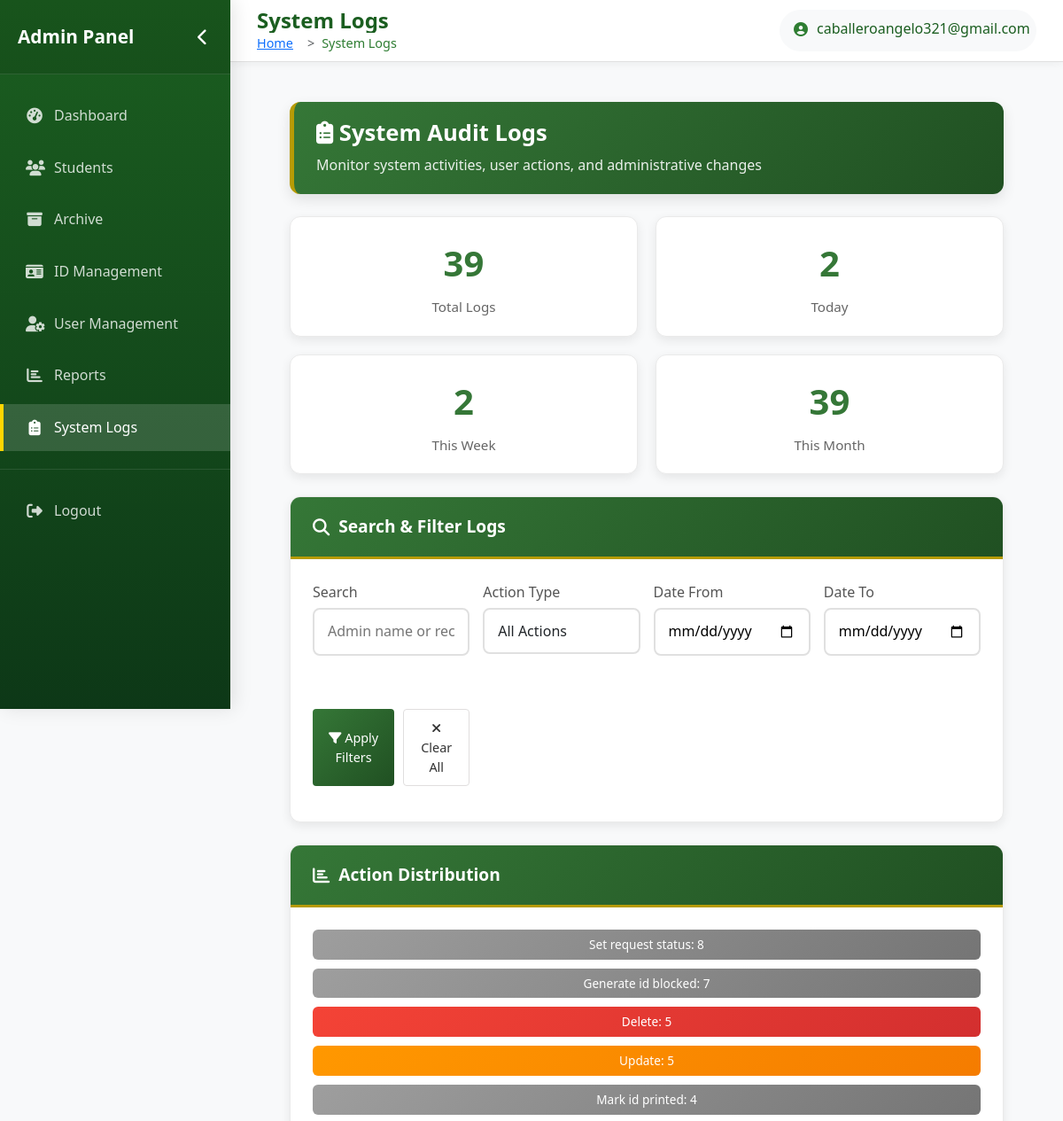
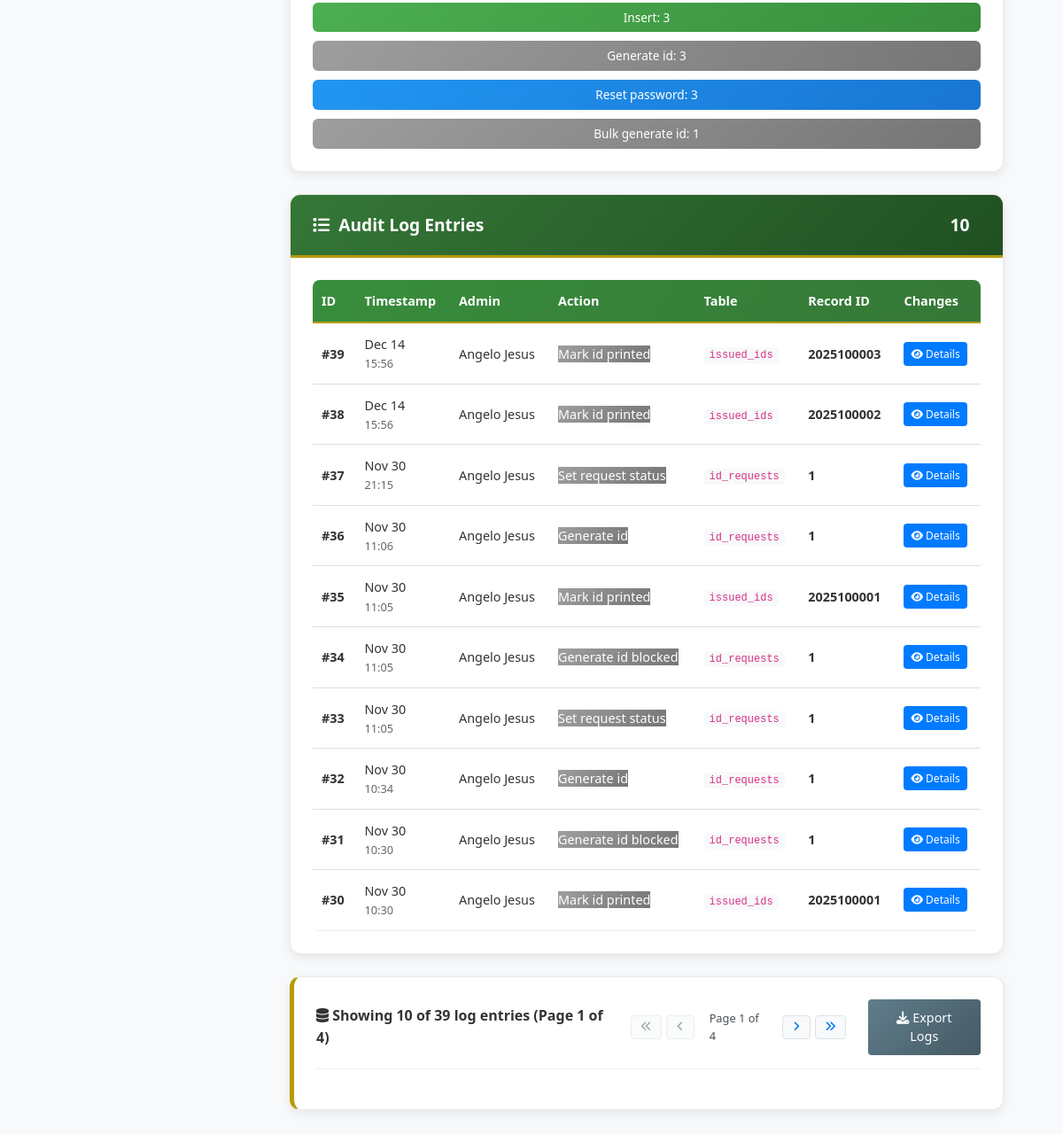
The app's page /admin/admin_logs.php (signed in) with its own data (2 pictures, top to bottom).
### tables this page shows
CREATE TABLE `audit_logs` (
  `id` int(11) NOT NULL,
  `action` varchar(50) NOT NULL,
  `record_id` int(11) NOT NULL,
  `table_name` varchar(100) NOT NULL,
  `old_data` longtext DEFAULT NULL,
  `new_data` longtext DEFAULT NULL,
  `user_id` int(11) DEFAULT NULL,
  `description` text DEFAULT NULL,
  `ip_address` varchar(45) DEFAULT NULL,
  `user_agent` text DEFAULT NULL,
  `created_at` timestamp NOT NULL DEFAULT current_timestamp()
);

CREATE TABLE `users` (
  `user_id` int(11) NOT NULL,
  `full_name` varchar(100) NOT NULL,
  `email` varchar(100) NOT NULL,
  `password_hash` varchar(255) NOT NULL,
  `role` enum('admin','teacher','student') DEFAULT 'student',
  `is_verified` tinyint(1) DEFAULT 0,
  `verification_token` varchar(255) DEFAULT NULL,
  `created_at` timestamp NOT NULL DEFAULT current_timestamp(),
  `status` varchar(20) DEFAULT 'pending',
  `deleted_at` datetime DEFAULT NULL,
  `verified` tinyint(1) DEFAULT 0,
  `verified_at` datetime DEFAULT NULL
);

### admin/admin_logs.php (the view, shortened to what this page needs)
<?php
$adminModel = new Admin();
$db = $adminModel->getDb();
$search   = $_GET['search']   ?? '';
$action   = $_GET['action']   ?? '';
$dateFrom = $_GET['date_from'] ?? '';
$dateTo   = $_GET['date_to']   ?? '';
$page = isset($_GET['page']) ? max(1, intval($_GET['page'])) : 1;
$perPage = 10;
$offset = ($page - 1) * $perPage;
$where = [];
$params = [];
$sqlWhere = $where ? 'WHERE ' . implode(' AND ', $where) : '';
$countSql = "SELECT COUNT(*)
             FROM audit_logs al
             LEFT JOIN users u ON u.user_id = al.user_id
             $sqlWhere";
$countStmt = $db->prepare($countSql);
$countStmt->execute($params);
$totalRows = (int) $countStmt->fetchColumn();
$totalPages = ceil($totalRows / $perPage);
$dataSql = "SELECT al.*, u.full_name AS admin_name
            FROM audit_logs al
            LEFT JOIN users u ON u.user_id = al.user_id
            $sqlWhere
            ORDER BY al.created_at DESC
            LIMIT :offset, :per_page";
$dataStmt = $db->prepare($dataSql);
$dataStmt->bindValue(':offset', $offset, PDO::PARAM_INT);
$dataStmt->bindValue(':per_page', $perPage, PDO::PARAM_INT);
$dataStmt->execute();
$logs = $dataStmt->fetchAll(PDO::FETCH_ASSOC);
function html($s) { return htmlspecialchars($s ?? '', ENT_QUOTES); }
function formatAuditData($jsonData) {
    $data = json_decode($jsonData, true);
    $output = '';
    foreach ($data as $key => $value) {
        $output .= htmlspecialchars("$key: $value") . "\n";
    }
    return $output;
}
$actionCounts = $db->query("
    SELECT action, COUNT(*) as count
    FROM audit_logs
    GROUP BY action
    ORDER BY count DESC
")->fetchAll(PDO::FETCH_ASSOC);
require_once 'admin_header.php';
$todayCount = $db->query("SELECT COUNT(*) FROM audit_logs WHERE DATE(created_at) = CURDATE()")->fetchColumn();
$weekCount = $db->query("SELECT COUNT(*) FROM audit_logs WHERE created_at >= DATE_SUB(NOW(), INTERVAL 7 DAY)")->fetchColumn();
$monthCount = $db->query("SELECT COUNT(*) FROM audit_logs WHERE created_at >= DATE_SUB(NOW(), INTERVAL 30 DAY)")->fetchColumn();
?>
<!DOCTYPE html>
<html lang="en">
<head>
    <link rel="stylesheet" href="../assets/css/admin.css">
    <link rel="stylesheet" href="https://cdnjs.cloudflare.com/ajax/libs/font-awesome/6.4.0/css/all.min.css">
</head>
<body class="admin-body">
    <div class="admin-container">
        <div class="page-header" style="overflow: hidden;">
            <h2><i class="fas fa-clipboard-list"></i> System Audit Logs</h2>
            <p>Monitor system activities, user actions, and administrative changes</p>
        </div>
        <div class="stats-dashboard">
            <div class="stat-card">
                <div class="stat-number"><?= $totalRows ?></div>
                <div class="stat-label">Total Logs</div>
            </div>
            <div class="stat-card">
                <div class="stat-number"><?= $todayCount ?></div>
                <div class="stat-label">Today</div>
            </div>
            <div class="stat-card">
                <div class="stat-number"><?= $weekCount ?></div>
                <div class="stat-label">This Week</div>
            </div>
            <div class="stat-card">
                <div class="stat-number"><?= $monthCount ?></div>
                <div class="stat-label">This Month</div>
            </div>
        </div>
<div class="admin-card">
    <div class="admin-card-header">
        <span><i class="fas fa-search"></i> Search & Filter Logs</span>
    </div>
    <div class="admin-card-body">
        <form method="get" action="" class="filter-form">
            <div class="form-row">
                <div class="form-group">
                    <label>Search</label>
                    <input type="text" name="search" class="form-input" value="<?= html($search) ?>"
                        placeholder="Admin name or record ID">
                </div>
                <div class="form-group">
                    <label>Action Type</label>
                    <select name="action" class="form-select">
                        <option value="">All Actions</option>
                    </select>
                </div>
            </div>
            <div class="form-row">
                <div class="form-group">
                    <label>Date From</label>
                    <input type="date" name="date_from" class="form-input" value="<?= html($dateFrom) ?>">
                </div>
                <div class="form-group">
                    <label>Date To</label>
                    <input type="date" name="date_to" class="form-input" value="<?= html($dateTo) ?>">
                </div>
            </div>
            <div class="form-row">
                <div class="form-group">
                    <label>&nbsp;</label>
                    <div style="display: flex; gap: 10px;">
                        <button type="submit" class="btn btn-primary">
                            <i class="fas fa-filter"></i> Apply Filters
                        </button>
                        <a href="?" class="btn btn-outline">
                            <i class="fas fa-times"></i> Clear All
                        </a>
                    </div>
                </div>
            </div>
        </form>
    </div>
</div>
        <?php if (empty($search) && empty($action) && empty($dateFrom) && empty($dateTo)): ?>
        <div class="admin-card">
            <div class="admin-card-header">
                <span><i class="fas fa-chart-bar"></i> Action Distribution</span>
            </div>
            <div class="admin-card-body">
                <div style="display: flex; flex-wrap: wrap; gap: 10px;">
                    <?php foreach ($actionCounts as $actionStat): ?>
                    <div class="status-badge
                        <?= match($actionStat['action']) {
                            'insert' => 'status-approved',
                            'update' => 'status-pending',
                            'delete' => 'status-rejected',
                            'reset_password' => 'status-generated',
                            'bulk_delete' => 'status-rejected',
                            'bulk_role_change' => 'status-pending',
                            'bulk_status_change' => 'status-pending',
                            'export' => 'status-registered',
                            default => 'status-unregistered'
                        } ?>">
                        <?= html(ucfirst(str_replace('_', ' ', $actionStat['action']))) ?>: <?= $actionStat['count'] ?>
                    </div>
                    <?php endforeach; ?>
                </div>
            </div>
        </div>
        <?php endif; ?>
        <div class="admin-card">
            <div class="admin-card-header">
                <span><i class="fas fa-list"></i> Audit Log Entries</span>
                <span class="badge"><?= count($logs) ?></span>
            </div>
            <div class="admin-card-body">
                <?php if (empty($logs)): ?>
                <div class="empty-state">
                    <i class="fas fa-search"></i>
                    <h4>No Logs Found</h4>
                    <p>No audit logs match your current filter criteria</p>
                </div>
                <?php else: ?>
                <div class="table-responsive">
                    <table class="admin-table">
                        <thead>
                            <tr>
                                <th>ID</th>
                                <th>Timestamp</th>
                                <th>Admin</th>
                                <th>Action</th>
                                <th>Table</th>
                                <th>Record ID</th>
                                <th>Changes</th>
                            </tr>
                        </thead>
                        <tbody>
                            <?php foreach ($logs as $row): ?>
                            <tr>
                                <td><strong>#<?= html($row['id']) ?></strong></td>
                                <td style="font-size: 0.9rem;">
                                    <div><?= date('M d', strtotime($row['created_at'])) ?></div>
                                    <div style="font-size: 0.8rem; color: #666;">
                                        <?= date('H:i', strtotime($row['created_at'])) ?></div>
                                </td>
                                <td style="font-size: 0.9rem;">
                                    <?php if ($row['admin_name']): ?>
                                    <div><?= substr(html($row['admin_name']), 0, 12) ?></div>
                                    <?php else: ?>
                                    <span style="color: #666;">System</span>
                                    <?php endif; ?>
                                </td>
                                <td>
                                    <span class="action-badge
                                            <?= match($row['action']) {
                                                'insert' => 'status-approved',
                                                'update' => 'status-pending',
                                                'delete' => 'status-rejected',
                                                'reset_password' => 'status-generated',
                                                'bulk_delete' => 'status-rejected',
                                                'bulk_role_change' => 'status-pending',
                                                'bulk_status_change' => 'status-pending',
                                                'export' => 'status-registered',
                                                default => 'status-unregistered'
                                            } ?>">
                                        <?= html(ucfirst(str_replace('_', ' ', $row['action']))) ?>
                                    </span>
                                </td>
                                <td>
                                    <code
                                        style="background: #f8f9fa; padding: 2px 6px; border-radius: 3px; font-size: 0.75rem;">
                                            <?= html($row['table_name']) ?>
                                        </code>
                                </td>
                                <td>
                                    <?php if ($row['record_id']): ?>
                                    <strong><?= html($row['record_id']) ?></strong>
                                    <?php else: ?>
                                    <span style="color: #666;">-</span>
                                    <?php endif; ?>
                                </td>
                                <td style="position: relative;">
                                    <?php
        $oldData = formatAuditData($row['old_data']);
        $newData = formatAuditData($row['new_data']);
        $hasChanges = ($oldData !== '-' || $newData !== '-');
    ?>
                                    <?php if ($hasChanges): ?>
                                    <button class="btn-audit-details"
                                        style="padding: 4px 8px; font-size: 0.75rem; cursor: pointer; background: #007bff; color: white; border: none; border-radius: 4px;"
                                        onclick="toggleAuditDetails(this)" title="View changes"> <i
                                            class="fas fa-eye"></i> Details
                                    </button>
                                    <?php else: ?>
                                    <span style="color: #999; font-size: 0.9rem;">-</span>
                                    <?php endif; ?>
                                </td>
                            </tr>
                            <?php endforeach; ?>
                        </tbody>
                    </table>
                </div>
                <?php endif; ?>
            </div>
        </div>
<div class="bulk-section">
    <div class="bulk-actions">
        <span style="font-weight: 600;">
            <i class="fas fa-database"></i>
            Showing <?= min($perPage, count($logs)) ?> of <?= $totalRows ?> log entries
            (Page <?= $page ?> of <?= $totalPages ?>)
        </span>
        <div style="display: flex; gap: 10px; align-items: center;">
            <div class="pagination">
                <?php if ($page > 1): ?>
                    <a href="?<?= http_build_query(array_merge($_GET, ['page' => 1])) ?>" class="pagination-btn" title="First Page">
                        <i class="fas fa-angle-double-left"></i>
                    </a>
                    <a href="?<?= http_build_query(array_merge($_GET, ['page' => $page - 1])) ?>" class="pagination-btn" title="Previous Page">
                        <i class="fas fa-angle-left"></i>
                    </a>
                <?php else: ?>
                    <span class="pagination-btn disabled">
                        <i class="fas fa-angle-double-left"></i>
                    </span>
                    <span class="pagination-btn disabled">
                        <i class="fas fa-angle-left"></i>
                    </span>
                <?php endif; ?>
                <span class="pagination-info">
                    Page <?= $page ?> of <?= $totalPages ?>
                </span>
                <?php if ($page < $totalPages): ?>
                    <a href="?<?= http_build_query(array_merge($_GET, ['page' => $page + 1])) ?>" class="pagination-btn" title="Next Page">
                        <i class="fas fa-angle-right"></i>
                    </a>
                    <a href="?<?= http_build_query(array_merge($_GET, ['page' => $totalPages])) ?>" class="pagination-btn" title="Last Page">
                        <i class="fas fa-angle-double-right"></i>
                    </a>
                <?php endif; ?>
            </div>
            <button type="button" class="btn btn-export" onclick="exportLogs()">
                <i class="fas fa-download"></i> Export Logs
            </button>
        </div>
    </div>
</div>
    </div>
</body>
</html>

### admin/admin_header.php (style rules this page uses)
:root { --primary-dark: #1b5e20; --primary-medium: #2e7d32; --primary-light: #4caf50; --accent-yellow: #ffd600; --accent-yellow-light: #ffecb3; --sidebar-width: 260px; --sidebar-collapsed-width: 70px; --header-height: 70px; --transition-speed: 0.3s; }
.admin-body { background: #f8f9fa; min-height: 100vh; overflow-x: hidden; font-family: 'Segoe UI', Tahoma, Geneva, Verdana, sans-serif; }
body { overflow-x: hidden; }
* { transition: color var(--transition-speed) ease, background-color var(--transition-speed) ease, border-color var(--transition-speed) ease; }

### admin/admin_logs.php (style rules this page uses)
.admin-table td { position: relative; }
.pagination { display: flex; align-items: center; gap: 5px; margin-right: 15px; }
.pagination-btn { display: inline-flex; align-items: center; justify-content: center; padding: 6px 10px; background: #f8f9fa; border: 1px solid #dee2e6; border-radius: 4px; color: #007bff; text-decoration: none; font-size: 0.8rem; transition: all 0.3s ease; min-width: 32px; }
.pagination-btn.disabled { background: #f8f9fa; color: #6c757d; border-color: #dee2e6; cursor: not-allowed; opacity: 0.6; }
.pagination-info { padding: 6px 12px; font-size: 0.8rem; color: #495057; font-weight: 500; }

### records on screen
audit_logs: id "39", created_at "Dec 14", created_at "15:56", user.full_name "Angelo Jesus", action "Mark id printed", table_name "issued_ids", record "2025100003"
audit_logs: id "38", created_at "Dec 14", created_at "15:56", user.full_name "Angelo Jesus", action "Mark id printed", table_name "issued_ids", record "2025100002"
audit_logs: id "37", created_at "Nov 30", created_at "21:15", user.full_name "Angelo Jesus", action "Set request status", table_name "id_requests", record "1"
audit_logs: id "36", created_at "Nov 30", created_at "11:06", user.full_name "Angelo Jesus", action "Generate id", table_name "id_requests", record "1"
audit_logs: id "35", created_at "Nov 30", created_at "11:05", user.full_name "Angelo Jesus", action "Mark id printed", table_name "issued_ids", record "2025100001"
audit_logs: id "34", created_at "Nov 30", created_at "11:05", user.full_name "Angelo Jesus", action "Generate id blocked", table_name "id_requests", record "1"
audit_logs: id "33", created_at "Nov 30", created_at "11:05", user.full_name "Angelo Jesus", action "Set request status", table_name "id_requests", record "1"
audit_logs: id "32", created_at "Nov 30", created_at "10:34", user.full_name "Angelo Jesus", action "Generate id", table_name "id_requests", record "1"
audit_logs: id "31", created_at "Nov 30", created_at "10:30", user.full_name "Angelo Jesus", action "Generate id blocked", table_name "id_requests", record "1"
audit_logs: id "30", created_at "Nov 30", created_at "10:30", user.full_name "Angelo Jesus", action "Mark id printed", table_name "issued_ids", record "2025100001"

### other values on screen
$_SESSION['email'] "caballeroangelo321@gmail.com"
$totalRows "39"
$todayCount "2"
$weekCount "2"
$monthCount "39"
html(ucfirst(str_replace('_', ' ', $actionStat['action']))) "Set request status"
$actionStat['count'] "8"
html(ucfirst(str_replace('_', ' ', $actionStat['action']))) "Generate id blocked"
$actionStat['count'] "7"
html(ucfirst(str_replace('_', ' ', $actionStat['action']))) "Delete"
$actionStat['count'] "5"
html(ucfirst(str_replace('_', ' ', $actionStat['action']))) "Update"
html(ucfirst(str_replace('_', ' ', $actionStat['action']))) "Mark id printed"
$actionStat['count'] "4"
html(ucfirst(str_replace('_', ' ', $actionStat['action']))) "Insert"
